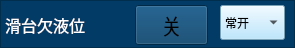
   <widget class="QFrame" name="frame_26">
    <property name="geometry">
     <rect>
      <x>10</x>
      <y>356</y>
      <width>295</width>
      <height>48</height>
     </rect>
    </property>
    <property name="styleSheet">
     <string notr="true">background-color: rgb(2, 59, 101);</string>
    </property>
    <property name="frameShape">
     <enum>QFrame::StyledPanel</enum>
    </property>
    <property name="frameShadow">
     <enum>QFrame::Raised</enum>
    </property>
    <widget class="QComboBox" name="comboBox_htqyw">
     <property name="geometry">
      <rect>
       <x>220</x>
       <y>5</y>
       <width>65</width>
       <height>35</height>
      </rect>
     </property>
     <property name="styleSheet">
      <string notr="true">background-color: rgb(170, 225, 255);</string>
     </property>
     <item>
      <property name="text">
       <string>常开</string>
      </property>
     </item>
     <item>
      <property name="text">
       <string>常闭</string>
      </property>
     </item>
    </widget>
    <widget class="QLabel" name="label_8">
     <property name="geometry">
      <rect>
       <x>5</x>
       <y>10</y>
       <width>111</width>
       <height>30</height>
      </rect>
     </property>
     <property name="font">
      <font>
       <family>微软雅黑</family>
       <pointsize>12</pointsize>
      </font>
     </property>
     <property name="styleSheet">
      <string notr="true">color: rgb(255, 255, 255);</string>
     </property>
     <property name="text">
      <string>滑台欠液位</string>
     </property>
    </widget>
    <widget class="QToolButton" name="toolButton_htqyw">
     <property name="geometry">
      <rect>
       <x>135</x>
       <y>5</y>
       <width>73</width>
       <height>40</height>
      </rect>
     </property>
     <property name="font">
      <font>
       <family>微软雅黑</family>
       <pointsize>16</pointsize>
      </font>
     </property>
     <property name="text">
      <string>关</string>
     </property>
     <property name="icon">
      <iconset>
       <normaloff>yb_on.png</normaloff>yb_on.png</iconset>
     </property>
     <property name="iconSize">
      <size>
       <width>66</width>
       <height>48</height>
      </size>
     </property>
    </widget>
   </widget>
